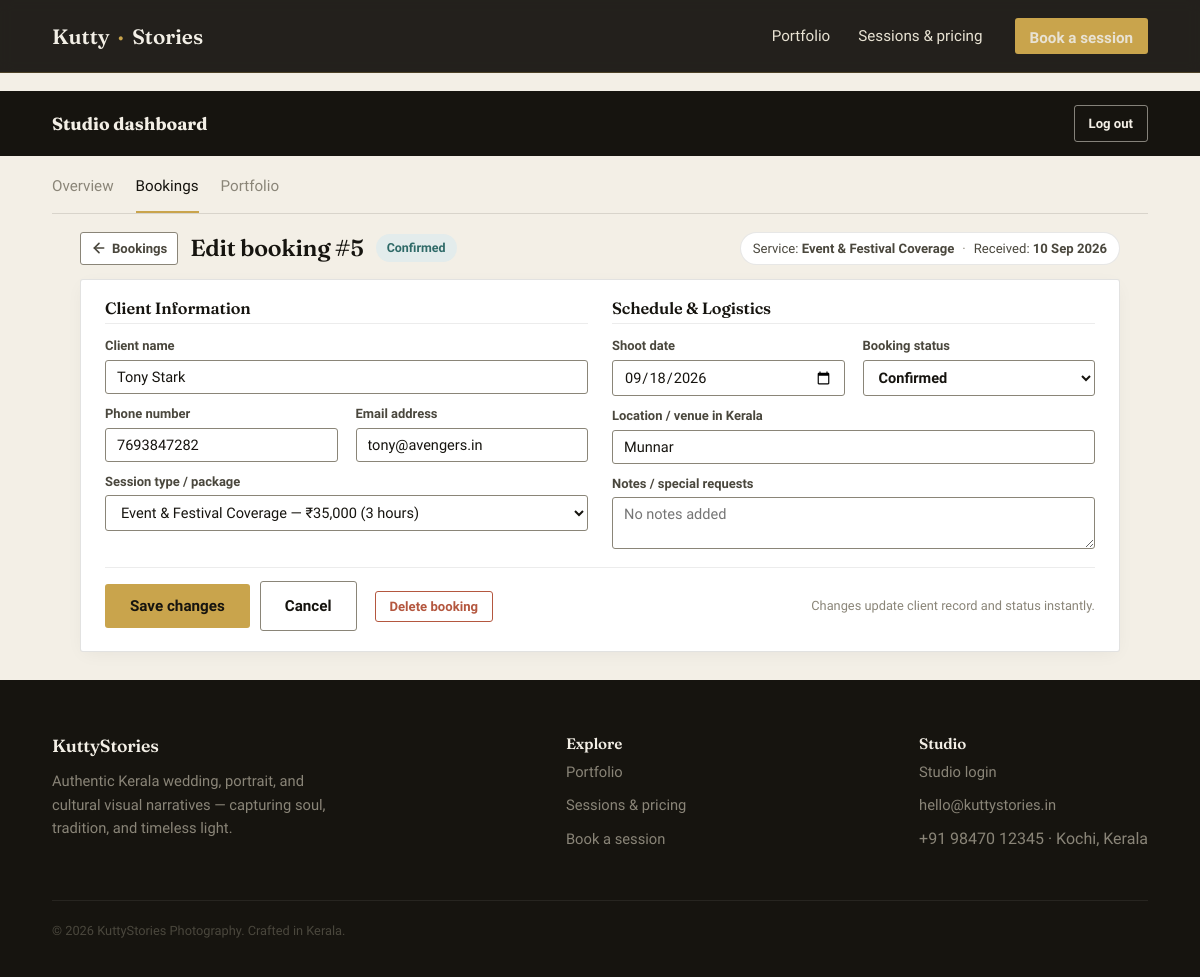
Screenshot of /admin/bookings/5/edit (signed in) with the database file from the repository.
### tables this page shows
CREATE TABLE bookings (
    id            INTEGER PRIMARY KEY AUTOINCREMENT,
    client_name   TEXT NOT NULL,
    email         TEXT NOT NULL,
    phone         TEXT NOT NULL,
    service_id    INTEGER NOT NULL,
    shoot_date    DATE NOT NULL,
    location      TEXT NOT NULL,
    message       TEXT,
    status        TEXT NOT NULL DEFAULT 'Pending',
    created_at    TIMESTAMP DEFAULT CURRENT_TIMESTAMP,
    FOREIGN KEY (service_id) REFERENCES services (id) ON DELETE RESTRICT
);

CREATE TABLE services (
    id          INTEGER PRIMARY KEY AUTOINCREMENT,
    name        TEXT NOT NULL,
    description TEXT NOT NULL,
    duration    TEXT NOT NULL,
    price       REAL NOT NULL
, image_file TEXT);

### app.py (the view, shortened to what this page needs)
@app.route("/admin/bookings/<int:booking_id>/edit", methods=["GET", "POST"])
@admin_required
def admin_edit_booking(booking_id):
    booking = db.get_booking(booking_id)
    if not booking:
        abort(404)
    all_services = db.list_services()
    return render_template("admin_edit_booking.html", booking=booking, services=all_services)

### app.py (called while the page is built)
def admin_required(view):
    @wraps(view)
    def wrapped(*args, **kwargs):
        if not session.get("is_admin"):
            flash("Please log in to access the studio dashboard.", "error")
            return redirect(url_for("admin_login", next=request.path))
        return view(*args, **kwargs)
    return wrapped

@app.context_processor
def inject_globals():
    return {"current_year": date.today().year}

### database.py (called while the page is built)
def get_connection():
    conn = sqlite3.connect(
        DB_PATH,
        detect_types=sqlite3.PARSE_DECLTYPES | sqlite3.PARSE_COLNAMES,
    )
    conn.row_factory = sqlite3.Row
    conn.execute("PRAGMA foreign_keys = ON")
    return conn

def list_services():
    conn = get_connection()
    cur = conn.cursor()
    try:
        cur.execute("SELECT * FROM services ORDER BY price ASC")
        return [dict(row) for row in cur.fetchall()]
    finally:
        cur.close()
        conn.close()

def get_booking(booking_id):
    conn = get_connection()
    cur = conn.cursor()
    try:
        cur.execute(
            """SELECT bookings.*, services.name AS service_name, services.price AS service_price
               FROM bookings JOIN services ON services.id = bookings.service_id
               WHERE bookings.id = ?""",
            (booking_id,),
        )
        row = cur.fetchone()
        return dict(row) if row else None
    finally:
        cur.close()
        conn.close()

### templates/admin_edit_booking.html (shortened to what this page needs)
{% extends "admin_base.html" %}
{% block admin_content %}
<div class="admin-edit-window">
  <div class="admin-edit-header-bar">
    <div class="admin-edit-heading-left">
      <a href="{{ url_for('admin_bookings') }}" class="admin-back-link" title="Back to bookings">
        <svg viewBox="0 0 24 24" width="16" height="16" stroke="currentColor" stroke-width="2.5" fill="none" stroke-linecap="round" stroke-linejoin="round">
          <line x1="19" y1="12" x2="5" y2="12"></line>
          <polyline points="12 19 5 12 12 5"></polyline>
        </svg>
        <span>Bookings</span>
      </a>
      <h2 class="admin-edit-title">Edit booking #{{ booking.id }}</h2>
      <span class="status-pill status-{{ booking.status }}">{{ booking.status }}</span>
    </div>
    <div class="admin-edit-meta-pill">
      <span>Service: <strong>{{ booking.service_name }}</strong></span>
      {% if booking.created_at %}
      <span class="meta-separator">&middot;</span>
      <span>Received: <strong>{{ booking.created_at.strftime('%d %b %Y') }}</strong></span>
      {% endif %}
    </div>
  </div>
  <form class="admin-edit-form-card" method="POST" action="{{ url_for('admin_edit_booking', booking_id=booking.id) }}">
    <div class="admin-edit-columns">
      <div class="admin-edit-col">
        <h4 class="admin-col-subheading">Client Information</h4>
        <div class="field">
          <label for="client_name">Client name</label>
          <input type="text" id="client_name" name="client_name" value="{{ booking.client_name }}" required>
        </div>
        <div class="field-row">
          <div class="field">
            <label for="phone">Phone number</label>
            <input type="tel" id="phone" name="phone" value="{{ booking.phone }}" required>
          </div>
          <div class="field">
            <label for="email">Email address</label>
            <input type="email" id="email" name="email" value="{{ booking.email }}" required>
          </div>
        </div>
        <div class="field" style="margin-bottom:0;">
          <label for="service_id">Session type / package</label>
          <select id="service_id" name="service_id" required>
            {% for s in services %}
            <option value="{{ s.id }}" {{ 'selected' if s.id == booking.service_id }}>
              {{ s.name }} — ₹{{ '{:,}'.format(s.price|int) }} ({{ s.duration }})
            </option>
            {% endfor %}
          </select>
        </div>
      </div>
      <div class="admin-edit-col">
        <h4 class="admin-col-subheading">Schedule &amp; Logistics</h4>
        <div class="field-row">
          <div class="field">
            <label for="shoot_date">Shoot date</label>
            <input type="date" id="shoot_date" name="shoot_date" value="{{ booking.shoot_date }}" required>
          </div>
          <div class="field">
            <label for="status">Booking status</label>
            <select id="status" name="status" class="status-select">
              {% for s in ['Pending', 'Confirmed', 'Completed', 'Cancelled'] %}
              <option value="{{ s }}" {{ 'selected' if s == booking.status }}>{{ s }}</option>
              {% endfor %}
            </select>
          </div>
        </div>
        <div class="field">
          <label for="location">Location / venue in Kerala</label>
          <input type="text" id="location" name="location" value="{{ booking.location }}" required>
        </div>
        <div class="field" style="margin-bottom:0;">
          <label for="message">Notes / special requests</label>
          <textarea id="message" name="message" rows="2" placeholder="No notes added">{{ booking.message or '' }}</textarea>
        </div>
      </div>
    </div>
    <div class="admin-edit-footer-bar">
      <div class="admin-edit-btns">
        <button type="submit" class="btn btn-brass">Save changes</button>
        <a href="{{ url_for('admin_bookings') }}" class="btn btn-ghost">Cancel</a>
        <button type="button"
                class="btn btn-danger btn-sm js-open-delete-modal"
                style="margin-left: 8px;"
                data-id="{{ booking.id }}"
                data-client="{{ booking.client_name }}"
                data-service="{{ booking.service_name }}"
                data-date="{{ booking.shoot_date }}"
                data-url="{{ url_for('admin_delete_booking', booking_id=booking.id) }}">
          Delete booking
        </button>
      </div>
      <div class="admin-edit-status-hint">
        <span>Changes update client record and status instantly.</span>
      </div>
    </div>
  </form>
</div>
{% endblock %}

### static/css/style.css (style rules this page uses)
:root { --ink: #16140f; --ink-soft: #221f18; --paper: #f3efe6; --paper-dim: #e8e2d3; --brass: #c9a44c; --brass-soft: #e3c887; --moss: #5e7a63; --rust: #b4573f; --stone: #8a8578; --stone-dark: #4a473d; --radius: 3px; --shadow: 0 18px 40px -20px rgba(10, 9, 6, 0.45); }
* { box-sizing: border-box; }
html { scroll-behavior: smooth; }
body { margin: 0; background: var(--paper); color: var(--ink); font-family: 'Work Sans', -apple-system, BlinkMacSystemFont, sans-serif; font-size: 16px; line-height: 1.6; }
h1, h2, h3, h4, .display { font-family: 'Fraunces', Georgia, serif; font-weight: 600; line-height: 1.08; margin: 0 0 0.4em; letter-spacing: -0.01em; color: var(--ink); }
a { color: inherit; }
.btn { display: inline-block; font-family: 'Work Sans', sans-serif; font-weight: 600; font-size: 0.95rem; padding: 12px 24px; border-radius: var(--radius); text-decoration: none; border: 1px solid transparent; cursor: pointer; transition: transform 0.12s ease, background 0.15s ease, color 0.15s ease, border-color .15s ease; }
.btn-brass { background: var(--brass); color: var(--ink); }
.btn-ghost { background: transparent; color: var(--ink); border-color: var(--stone); }
.btn-danger { background: transparent; color: var(--rust); border-color: var(--rust); }
.btn-sm { padding: 7px 14px; font-size: 0.82rem; }
.field { margin-bottom: 22px; }
.field label { display: block; font-size: 0.85rem; font-weight: 600; margin-bottom: 7px; color: var(--stone-dark); }
.field input, .field select, .field textarea { width: 100%; padding: 12px 14px; border: 1px solid var(--stone); border-radius: var(--radius); font-family: 'Work Sans', sans-serif; font-size: 0.98rem; background: #fff; color: var(--ink); }
.field textarea { resize: vertical; min-height: 100px; }
.field-row { display: flex; gap: 18px; }
.field-row .field { flex: 1; }
.status-pill { display: inline-block; padding: 4px 11px; border-radius: 999px; font-size: 0.78rem; font-weight: 600; }
.status-Confirmed { background: #e3ecec; color: #2f6a68; }
.admin-edit-window { max-width: 1040px; margin: 0 auto; }
.admin-edit-header-bar { display: flex; justify-content: space-between; align-items: center; margin-bottom: 14px; flex-wrap: wrap; gap: 12px; }
.admin-edit-heading-left { display: flex; align-items: center; gap: 12px; }
.admin-back-link { display: inline-flex; align-items: center; gap: 5px; font-size: 0.82rem; font-weight: 600; color: var(--stone-dark); text-decoration: none; background: #ffffff; border: 1px solid var(--stone); border-radius: var(--radius); padding: 5px 10px; transition: all 0.15s ease; }
.admin-edit-title { margin: 0; font-size: 1.45rem; font-family: 'Fraunces', serif; line-height: 1.2; }
.admin-edit-meta-pill { font-size: 0.82rem; color: var(--stone-dark); background: #ffffff; padding: 5px 12px; border-radius: 999px; border: 1px solid rgba(22, 20, 15, 0.1); display: flex; align-items: center; gap: 8px; }
.meta-separator { color: var(--stone); }
.admin-edit-form-card { background: #ffffff; border: 1px solid rgba(22, 20, 15, 0.12); border-radius: var(--radius); padding: 20px 24px; box-shadow: 0 4px 18px -4px rgba(22, 20, 15, 0.06); }
.admin-edit-columns { display: grid; grid-template-columns: 1fr 1fr; gap: 24px; }
.admin-col-subheading { font-family: 'Fraunces', serif; font-size: 1.02rem; margin: 0 0 12px; padding-bottom: 6px; border-bottom: 1px solid rgba(22, 20, 15, 0.08); color: var(--ink); }
.admin-edit-col .field { margin-bottom: 10px; }
.admin-edit-col .field label { margin-bottom: 3px; font-size: 0.81rem; font-weight: 600; color: var(--stone-dark); }
.admin-edit-col input, .admin-edit-col select, .admin-edit-col textarea { padding: 7px 11px; font-size: 0.91rem; }
.admin-edit-col textarea { min-height: 48px; height: 52px; max-height: 80px; resize: vertical; }
.status-select { font-weight: 600; }
.admin-edit-footer-bar { display: flex; justify-content: space-between; align-items: center; padding-top: 13px; margin-top: 10px; border-top: 1px solid rgba(22, 20, 15, 0.08); }
.admin-edit-btns { display: flex; gap: 10px; align-items: center; }
.admin-edit-status-hint { font-size: 0.8rem; color: var(--stone); }

### rows the page displays
bookings: id "5", status "Confirmed", created_at "10 Sep 2026", client_name "Tony Stark", phone "7693847282", email "tony@avengers.in", shoot_date "09/18/2026", location "Munnar"
services: service_name "Event & Festival Coverage"

### other values shown
form field service_id "Event & Festival Coverage — ₹35,000 (3 hours)"
form field status "Confirmed"
